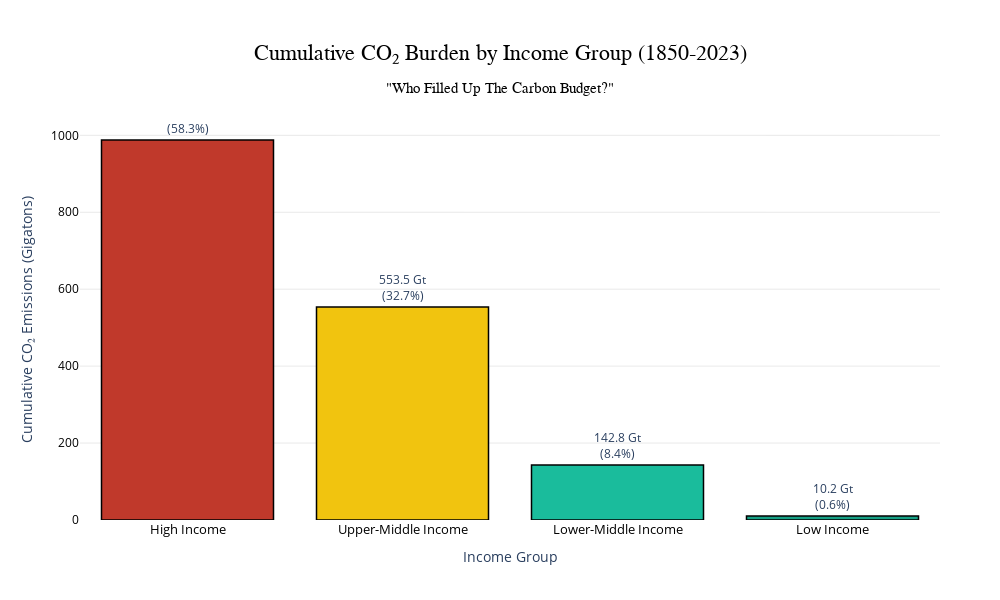

The notebook cell saved with this chart:
### Markdown cell above
## What is the cumulative CO₂ burden by income group since 1850?

### Code cell
# Filter historical data from 1850 onwards
df_historical = df[df['Year'] >= 1850].copy()

# Calculate cumulative emissions by income group
cumulative_by_income = df_historical.groupby('Income Group')['CO2 Emissions'].sum().sort_values(ascending=False)

# Convert to Gigatons
cumulative_gt = cumulative_by_income / 1000

# Calculate percentages
total_cumulative = cumulative_gt.sum()
percentages = (cumulative_gt / total_cumulative * 100)

# Create figure
fig = go.Figure()

# Map income groups to UN colors
income_color_map = {
    'High Income': UN_COLORS['high_income'],
    'Upper-Middle Income': UN_COLORS['upper_middle'],
    'Lower-Middle Income': UN_COLORS['lower_middle'],
    'Low Income': UN_COLORS['low_income']
}
colors = [income_color_map.get(group, UN_COLORS['slate_grey']) for group in cumulative_gt.index]

# Add bar chart
fig.add_trace(go.Bar(
    x=cumulative_gt.index,
    y=cumulative_gt.values,
    text=[f'{val:.1f} Gt<br>({pct:.1f}%)' for val, pct in zip(cumulative_gt.values, percentages.values)],
    textposition='outside',
    marker=dict(
        color=colors,
        line=dict(color=UN_COLORS['slate_grey'], width=1.5)
    ),
    hovertemplate='<b>%{x}</b><br>Cumulative Emissions: %{y:.1f} Gt<br>Share: %{customdata:.1f}%<extra></extra>',
    customdata=percentages.values,
    showlegend=False
))

# Update layout
fig.update_layout(
    title=dict(
        text='Cumulative CO₂ Burden by Income Group (1850-2023)<br><sub>"Who Filled Up The Carbon Budget?"</sub>',
        font=dict(size=22, color=UN_COLORS['slate_grey'], family='Arial'),
        x=0.5,
        xanchor='center'
    ),
    xaxis=dict(
        title='Income Group',
        tickfont=dict(size=13, color=UN_COLORS['slate_grey']),
        showgrid=False
    ),
    yaxis=dict(
        title='Cumulative CO₂ Emissions (Gigatons)',
        tickfont=dict(size=12, color=UN_COLORS['slate_grey']),
        showgrid=True,
        gridcolor='lightgray',
        gridwidth=0.5
    ),
    plot_bgcolor='white',
    width=1000,
    height=600,
    margin=dict(l=80, r=60, t=120, b=80)
)

# Save and show
fig.show()

### Figure 1 — Plotly figure (JSON) as saved in the notebook; plotly's stock layout.template omitted (floating-point values rounded to 4 significant figures)
{"data": [{"customdata": [58.3, 32.67, 8.428, 0.5998], "hovertemplate": "<b>%{x}</b><br>Cumulative Emissions: %{y:.1f} Gt<br>Share: %{customdata:.1f}%<extra></extra>", "marker": {"color": ["#C0392B", "#F1C40F", "#1ABC9C", "#16A085"], "line": {"color": "#000000", "width": 1.5}}, "showlegend": false, "text": ["987.9 Gt<br>(58.3%)", "553.5 Gt<br>(32.7%)", "142.8 Gt<br>(8.4%)", "10.2 Gt<br>(0.6%)"], "textposition": "outside", "type": "bar", "x": ["High Income", "Upper-Middle Income", "Lower-Middle Income", "Low Income"], "y": [987.9, 553.5, 142.8, 10.16]}], "layout": {"height": 600, "margin": {"b": 80, "l": 80, "r": 60, "t": 120}, "plot_bgcolor": "white", "title": {"font": {"color": "#000000", "family": "Arial", "size": 22}, "text": "Cumulative CO₂ Burden by Income Group (1850-2023)<br><sub>\"Who Filled Up The Carbon Budget?\"</sub>", "x": 0.5, "xanchor": "center"}, "width": 1000, "xaxis": {"showgrid": false, "tickfont": {"color": "#000000", "size": 13}, "title": {"text": "Income Group"}}, "yaxis": {"gridcolor": "lightgray", "gridwidth": 0.5, "showgrid": true, "tickfont": {"color": "#000000", "size": 12}, "title": {"text": "Cumulative CO₂ Emissions (Gigatons)"}}}}
